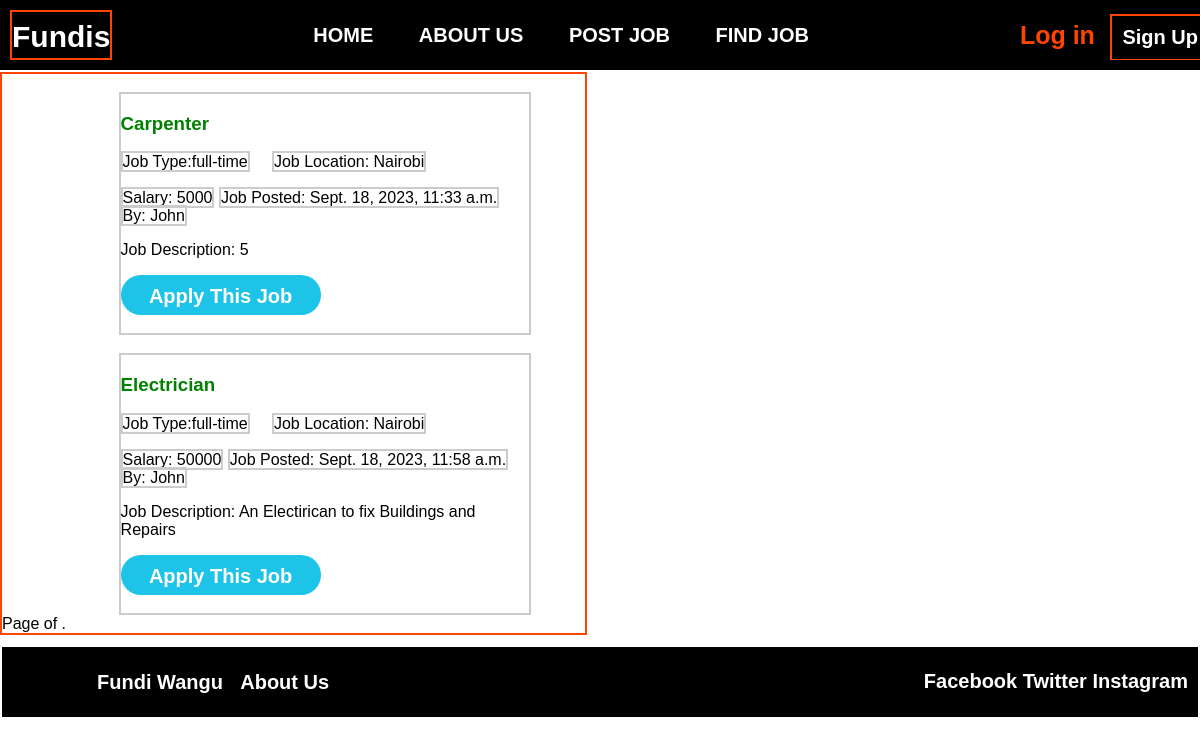
/jobs/search, run on the app's committed database.
### jobs/models.py (models this page shows, shortened)
class Job(models.Model):
    job_id = models.AutoField(primary_key=True)
    job_title = models.CharField(max_length=50)
    job_type = models.CharField(max_length=50)
    job_status = models.IntegerField(choices=((1, 'Active'), (2, 'Inactive')))
    requiments = models.CharField(max_length=1000)
    job_location = models.CharField(max_length=500)
    description = models.CharField(max_length=4000)
    salary = models.IntegerField()
    Date_posted = models.DateTimeField(auto_now_add=True)
    user_id = models.ForeignKey(Employer, on_delete=models.CASCADE)
    class Meta:
        managed = True
        db_table = 'jobs'
        verbose_name_plural = 'Jobs'

### account/models.py (models this page shows, shortened)
class Employer(models.Model):
    employerid = models.AutoField(primary_key=True)
    userid = models.ForeignKey(settings.AUTH_USER_MODEL, on_delete=models.CASCADE)
    firstname = models.CharField(max_length=100)
    lastname = models.CharField(max_length=100)
    phonenumber = models.CharField(max_length=20)
    email = models.EmailField(max_length=200)
    password = models.TextField(max_length=50)
    location = models.CharField(max_length=20)
    class Meta:
        db_table = 'employer'
        verbose_name_plural = 'Employers'

### jobs/views.py (the view)
# urls.py: path('search',search_job.as_view(), name='search_job'),
class search_job(ListView):
    template_name = 'jobs/employee_landing.html'
    paginate_by = 2
    context_object_name = 'jobs'
    def get_queryset(self):
        location = self.request.POST.get('location')
        job_type = self.request.POST.get('job_type')
        if location and job_type:
            queryset = Job.objects.filter(job_location=location, job_type=job_type)
        elif location:
            queryset = Job.objects.filter(job_location=location)
        elif job_type:
            queryset = Job.objects.filter(job_type=job_type)
        else:
            queryset = Job.objects.all()
        return queryset

### templates/jobs/employee_landing.html (shortened to what this page needs)
{% load static %}
<link rel="stylesheet" href="{% static 'css/style.css' %}">
<!DOCTYPE html>
<html>
<head>
</head>
    {% include 'nav.html'%}
<body>
     <body>
<div class="container">
<div class="job-container">
    {% for job in jobs %}
    <br>
    <div class="job">
        <div class="job-title">
            <h3>{{job.job_title}}</h3>
            <div class="job-headings">
                <span id="job-type">Job Type:{{job.job_type}}</span> &nbsp; &nbsp;
                <span id="job-location">Job Location: {{job.job_location}}</span>
                </div>
                <br>
                <div class="job-salary">
                <span class="salary">Salary: {{job.salary}}</span>
                <span class="job-posted">Job Posted: {{job.Date_posted}}</span><br>
                <span id="by">By: {{job.user_id.firstname}}</span>
            </div>
        </div>
        <div class="job-description">
            <p>Job Description: {{job.description}}</p>
        </div>
        <div class="job-apply">
        <button class="applybtn" onclick="showApplyForm('{{job.job_id}}', '{{job.job_title}}')">Apply This Job</button>
        </div>
        <br>
    </div>
    {% endfor %}
    {% include "pagination.html" with page=jobs %}
    </div>
            <div class="apply-container" id="applyContainer">
        </div>
</div>
</body>
{% include 'footer.html'%}
</html>

### static/css/style.css (style rules this page uses)
body { margin: 0; padding: 0; font-family: Arial, sans-serif; }
.job-container { width: 100%; height: Auto; border:2px solid #ccc; }
.job { width: 70%; height: auto; justify-content: center; margin-left: 20%; flex-direction: column; border:2px solid #ccc; }
.job-headings #job-type, .job-headings #job-location, .job-salary .salary, .job-salary .job-posted, .job-salary #by { border:2px solid #ccc; }
.applybtn { background-color: #1ec3e8; color: white; border: none; border-radius: 22px; height: 40px; width: 200px; cursor: pointer; }
.job-title h3 { color: green; }

### static/css/nav.css (style rules this page uses)
button { background-color: #000000; color: #ffffff; font-size: 20px; font-weight: bold; padding: 10px; text-align: center; border: 2px solid orangered; }

### static/css/index.css (style rules this page uses)
body { background-image: url(../images/jeriden-villegas-VLPUm5wP5Z0-unsplash.jpg); background-repeat: no-repeat; background-size: cover; }

### templates/jobs/employee_landing.html (style rules this page uses)
.container { display: flex; flex-direction: row; gap: 30px; }
.job-container { flex: 1; border-color: orangered; background-color: white; }
.apply-container { flex: 1; }

### data on the page
Job: job_title "Carpenter", job_type "full-time", job_location "Nairobi", salary "5000", Date_posted "Sept. 18, 2023, 11:33 a.m.", user_id.firstname "John", description "5"
Job: job_title "Electrician", job_type "full-time", job_location "Nairobi", salary "50000", Date_posted "Sept. 18, 2023, 11:58 a.m.", user_id.firstname "John", description "An Electirican to fix Buildings and Repairs"
